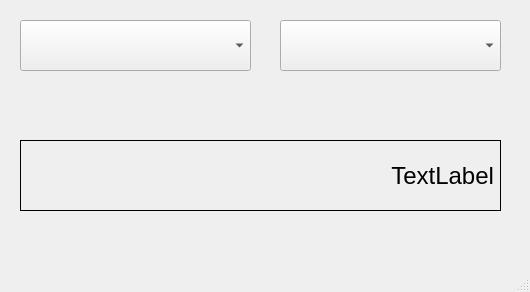
<?xml version="1.0" encoding="UTF-8"?>
<ui version="4.0">
 <class>MainWindow</class>
 <widget class="QMainWindow" name="MainWindow">
  <property name="geometry">
   <rect>
    <x>0</x>
    <y>0</y>
    <width>530</width>
    <height>292</height>
   </rect>
  </property>
  <property name="font">
   <font>
    <pointsize>18</pointsize>
   </font>
  </property>
  <property name="windowTitle">
   <string>MainWindow</string>
  </property>
  <widget class="QWidget" name="centralwidget">
   <widget class="QComboBox" name="comboBox">
    <property name="geometry">
     <rect>
      <x>20</x>
      <y>20</y>
      <width>231</width>
      <height>51</height>
     </rect>
    </property>
   </widget>
   <widget class="QComboBox" name="comboBox_2">
    <property name="geometry">
     <rect>
      <x>280</x>
      <y>20</y>
      <width>221</width>
      <height>51</height>
     </rect>
    </property>
   </widget>
   <widget class="QLabel" name="label">
    <property name="geometry">
     <rect>
      <x>20</x>
      <y>140</y>
      <width>481</width>
      <height>71</height>
     </rect>
    </property>
    <property name="frameShape">
     <enum>QFrame::Box</enum>
    </property>
    <property name="text">
     <string>TextLabel</string>
    </property>
    <property name="alignment">
     <set>Qt::AlignRight|Qt::AlignTrailing|Qt::AlignVCenter</set>
    </property>
    <property name="margin">
     <number>14</number>
    </property>
   </widget>
  </widget>
  <widget class="QMenuBar" name="menubar">
   <property name="geometry">
    <rect>
     <x>0</x>
     <y>0</y>
     <width>530</width>
     <height>21</height>
    </rect>
   </property>
  </widget>
  <widget class="QStatusBar" name="statusbar"/>
 </widget>
 <resources/>
 <connections/>
</ui>
